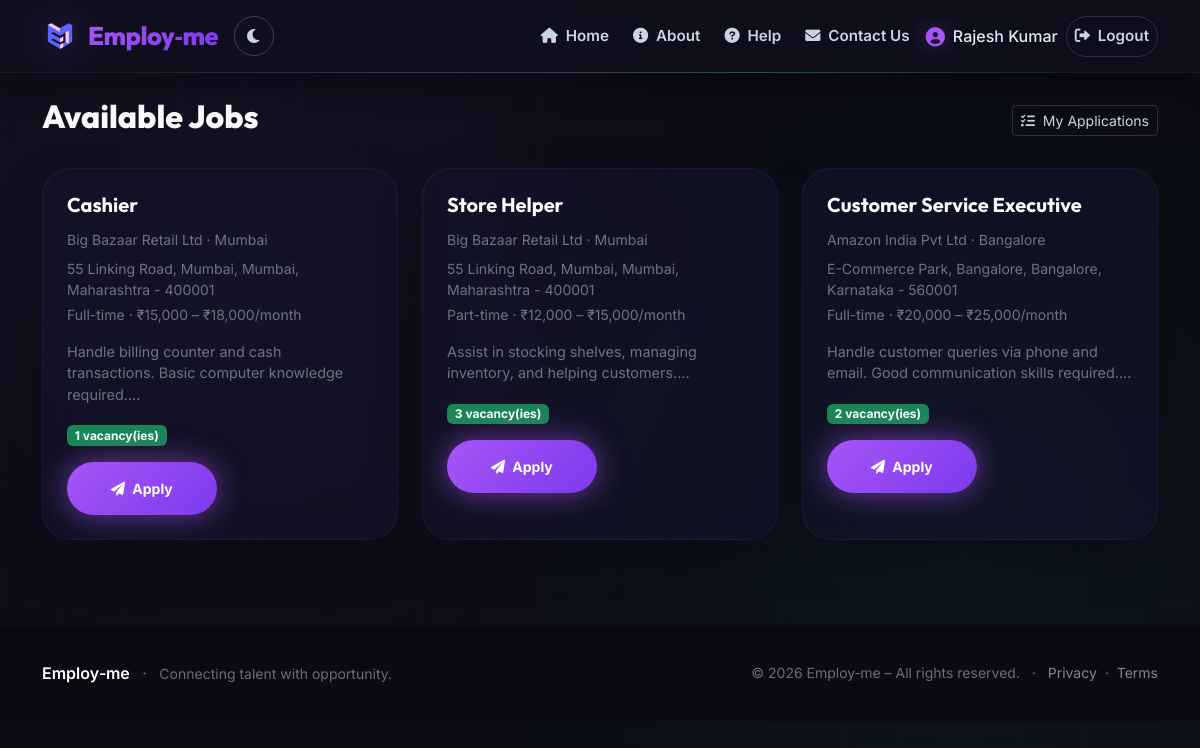
Screenshot of /jobs (signed in) with the database file from the repository.
### models.py (models this page shows)
class User(UserMixin, db.Model):
    id = db.Column(db.Integer, primary_key=True)
    email = db.Column(db.String(120), unique=True, nullable=False)
    password_hash = db.Column(db.String(128), nullable=False)
    role = db.Column(db.String(20), nullable=False)  # 'jobseeker' or 'employer'
    name = db.Column(db.String(100), nullable=False)
    created_at = db.Column(db.DateTime, default=datetime.utcnow)
    profile = db.relationship('JobSeekerProfile', backref='user', uselist=False,
                              cascade='all, delete-orphan')
    employer_profile = db.relationship('EmployerProfile', backref='user', uselist=False,
                                       cascade='all, delete-orphan')

class Job(db.Model):
    id = db.Column(db.Integer, primary_key=True)
    employer_id = db.Column(db.Integer, db.ForeignKey('employer_profile.id'), nullable=False)
    employer_name = db.Column(db.String(100), nullable=False)
    employer_address = db.Column(db.String(300), nullable=False)
    employer_mobile = db.Column(db.String(15), nullable=False)
    employer_city = db.Column(db.String(100), nullable=False)
    employer_state = db.Column(db.String(100), nullable=False)
    employer_pincode = db.Column(db.String(10), nullable=False)
    job_name = db.Column(db.String(200), nullable=False)
    job_description = db.Column(db.Text, nullable=False)
    job_type = db.Column(db.String(50), nullable=False)
    committed_salary = db.Column(db.String(100))
    location = db.Column(db.String(200))
    vacancies = db.Column(db.Integer, default=1)
    status = db.Column(db.String(20), default='Open')
    deleted = db.Column(db.Boolean, default=False, nullable=False)   # <-- soft delete
    created_at = db.Column(db.DateTime, default=datetime.utcnow)
    updated_at = db.Column(db.DateTime, default=datetime.utcnow, onupdate=datetime.utcnow)
    employer = db.relationship('EmployerProfile', backref='jobs')
    applications = db.relationship('JobApplication', backref='job')

### app.py (the view)
@app.route('/jobs')
@login_required
@role_required('jobseeker')
def job_list():
    applied_job_ids = [
        app.job_id for app in JobApplication.query.filter_by(applicant_id=current_user.id).all()
    ]
    jobs = Job.query.filter(
        Job.status == 'Open',
        Job.deleted == False,
        ~Job.id.in_(applied_job_ids) if applied_job_ids else True  # exclude applied jobs
    ).order_by(Job.created_at.desc()).all()
    return render_template('jobs_list.html', jobs=jobs)

### app.py (called while the page is built)
@login_manager.user_loader
def load_user(user_id):
    return User.query.get(int(user_id))

def role_required(role):
    def decorator(func):
        from functools import wraps
        @wraps(func)
        def wrapper(*args, **kwargs):
            if not current_user.is_authenticated or current_user.role != role:
                flash('Access denied.', 'danger')
                return redirect(url_for('index'))
            return func(*args, **kwargs)
        return wrapper
    return decorator

### templates/jobs_list.html (shortened to what this page needs)
{% extends "base.html" %}
{% block content %}
<div class="d-flex justify-content-between align-items-center mb-4">
    <h2 style="font-family: var(--font-display); font-weight: 800; color: #F8FAFC;">Available Jobs</h2>
    <a href="{{ url_for('my_applications') }}" class="btn btn-outline-soft btn-sm">
        <i class="fas fa-list-check me-1"></i> My Applications
    </a>
</div>
<div class="row">
    {% if jobs %}
        {% for job in jobs %}
        <div class="col-md-6 col-lg-4 mb-4">
            <div class="card-modern p-4 h-100">
                <h5 class="card-title" style="color: #F8FAFC;">{{ job.job_name }}</h5>
                <p class="text-secondary small mb-2">{{ job.employer_name }} · {{ job.location }}</p>
                <p class="text-secondary small mb-1">{{ job.employer_address }}, {{ job.employer_city }}, {{ job.employer_state }} - {{ job.employer_pincode }}</p>
                <p class="text-secondary small mb-3">{{ job.job_type }} · {{ job.committed_salary }}</p>
                <p class="text-secondary mb-3" style="font-size: 0.9rem;">{{ job.job_description[:100] }}...</p>
                <span class="badge bg-success mb-3">{{ job.vacancies }} vacancy(ies)</span>
                <div>
                    <a href="{{ url_for('apply_job', job_id=job.id) }}" class="btn btn-sm btn-primary-gradient">
                        <i class="fas fa-paper-plane me-1"></i> Apply
                    </a>
                </div>
            </div>
        </div>
        {% endfor %}
    {% else %}
        <div class="col-12">
            <div class="alert-modern alert-info text-center py-4">
                <i class="fas fa-info-circle me-2"></i> No new jobs available at the moment.
            </div>
        </div>
    {% endif %}
</div>
{% endblock %}

### templates/base.html (shortened to what this page needs)
<!DOCTYPE html>
<html lang="en">
<head>
    <link href="https://cdn.jsdelivr.net/npm/bootstrap@5.3.0-alpha1/dist/css/bootstrap.min.css" rel="stylesheet" />
    <link rel="stylesheet" href="https://cdnjs.cloudflare.com/ajax/libs/font-awesome/6.0.0/css/all.min.css" />
</head>
<body>
    <nav class="navbar navbar-expand-lg navbar-custom sticky-top">
        <div class="container">
            <a class="navbar-brand" href="{{ url_for('index') }}">
                <img src="{{ url_for('static', filename='images/logo.png') }}" alt="Employ-me logo" />
                <span>Employ‑me</span>
            </a>
            <div class="d-flex align-items-center gap-2">
                <button class="theme-toggle-btn" id="themeToggle" aria-label="Toggle light/dark theme">
                    <i class="fas fa-moon" id="themeIcon"></i>
                </button>
            </div>
            <div class="collapse navbar-collapse" id="navbarNav">
                <ul class="navbar-nav ms-auto align-items-lg-center gap-1 gap-lg-2">
                    <li class="nav-item">
                        <a class="nav-link" href="{{ url_for('index') }}">
                            <i class="fas fa-home me-1"></i> Home
                        </a>
                    </li>
                    <li class="nav-item">
                        <a class="nav-link" href="{{ url_for('about') }}">
                            <i class="fas fa-info-circle me-1"></i> About
                        </a>
                    </li>
                    <li class="nav-item">
                        <a class="nav-link" href="{{ url_for('help') }}">
                            <i class="fas fa-question-circle me-1"></i> Help
                        </a>
                    </li>
                    <li class="nav-item">
                        <a class="nav-link" href="{{ url_for('contact') }}">
                            <i class="fas fa-envelope me-1"></i> Contact Us
                        </a>
                    </li>
                    {% if current_user.is_authenticated %}
                        <li class="nav-item">
                            <span class="navbar-text">
                                <i class="fas fa-user-circle"></i>
                                {{ current_user.name }}
                            </span>
                        </li>
                        <li class="nav-item">
                            <a class="nav-link btn-outline-custom" href="{{ url_for('logout') }}">
                                <i class="fas fa-sign-out-alt me-1"></i> Logout
                            </a>
                        </li>
                    {% endif %}
                </ul>
            </div>
        </div>
    </nav>
    <main>
        <div class="container my-4">
            {% block content %}{% endblock %}
        </div>
    </main>
    <footer class="footer-custom">
        <div class="container">
            <div class="row align-items-center">
                <div class="col-md-6 text-center text-md-start">
                    <span class="fw-semibold text-white">Employ‑me</span>
                    <span class="mx-2">·</span>
                    <span class="small">Connecting talent with opportunity.</span>
                </div>
                <div class="col-md-6 text-center text-md-end small">
                    &copy; 2026 Employ‑me – All rights reserved.
                    <span class="mx-2">·</span>
                    <a href="#" class="text-white-50" data-bs-toggle="modal" data-bs-target="#footerPrivacyModal">Privacy</a>
                    <span class="mx-1">·</span>
                    <a href="#" class="text-white-50" data-bs-toggle="modal" data-bs-target="#footerTermsModal">Terms</a>
                </div>
            </div>
        </div>
    </footer>
</body>
</html>

### templates/jobs_list.html (style rules this page uses)
.btn-outline-soft { border: 1px solid rgba(168,85,247,0.3); color: #CBD5E1; }

### rows the page displays
User: name "Rajesh Kumar"
Job: job_name "Cashier", employer_name "Big Bazaar Retail Ltd", location "Mumbai", employer_address "55 Linking Road, Mumbai", employer_city "Mumbai", employer_state "Maharashtra", employer_pincode "400001", job_type "Full-time", committed_salary "₹15,000 – ₹18,000/month", job_description "Handle billing counter and cash transactions. Basic computer knowledge required.", vacancies "1"
Job: job_name "Store Helper", employer_name "Big Bazaar Retail Ltd", location "Mumbai", employer_address "55 Linking Road, Mumbai", employer_city "Mumbai", employer_state "Maharashtra", employer_pincode "400001", job_type "Part-time", committed_salary "₹12,000 – ₹15,000/month", job_description "Assist in stocking shelves, managing inventory, and helping customers.", vacancies "3"
Job: job_name "Customer Service Executive", employer_name "Amazon India Pvt Ltd", location "Bangalore", employer_address "E-Commerce Park, Bangalore", employer_city "Bangalore", employer_state "Karnataka", employer_pincode "560001", job_type "Full-time", committed_salary "₹20,000 – ₹25,000/month", job_description "Handle customer queries via phone and email. Good communication skills required.", vacancies "2"
